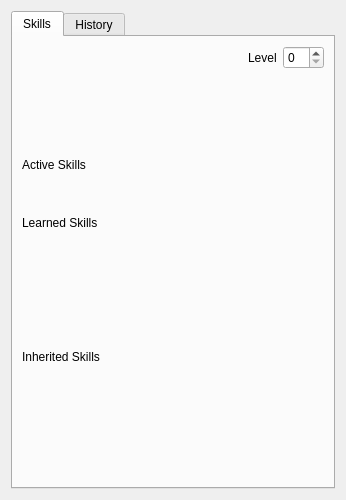
<?xml version="1.0" encoding="UTF-8"?>
<ui version="4.0">
 <class>DevilProperties</class>
 <widget class="QWidget" name="DevilProperties">
  <property name="geometry">
   <rect>
    <x>0</x>
    <y>0</y>
    <width>346</width>
    <height>500</height>
   </rect>
  </property>
  <layout class="QVBoxLayout">
   <item>
    <widget class="QTabWidget" name="tabWidget">
     <property name="currentIndex">
      <number>0</number>
     </property>
     <widget class="QWidget" name="skillsTab">
      <attribute name="title">
       <string>Skills</string>
      </attribute>
      <layout class="QVBoxLayout">
       <item>
        <layout class="QHBoxLayout">
         <item>
          <layout class="QVBoxLayout">
           <item>
            <widget class="QLabel" name="icon">
             <property name="sizePolicy">
              <sizepolicy hsizetype="Fixed" vsizetype="Fixed">
               <horstretch>0</horstretch>
               <verstretch>0</verstretch>
              </sizepolicy>
             </property>
             <property name="minimumSize">
              <size>
               <width>32</width>
               <height>32</height>
              </size>
             </property>
            </widget>
           </item>
           <item>
            <spacer>
             <property name="orientation">
              <enum>Qt::Vertical</enum>
             </property>
             <property name="sizeType">
              <enum>QSizePolicy::MinimumExpanding</enum>
             </property>
             <property name="sizeHint" stdset="0">
              <size>
               <width>20</width>
               <height>40</height>
              </size>
             </property>
            </spacer>
           </item>
          </layout>
         </item>
         <item>
          <layout class="QGridLayout">
           <item row="0" column="0">
            <widget class="QLabel" name="name">
             <property name="sizePolicy">
              <sizepolicy hsizetype="Expanding" vsizetype="Preferred">
               <horstretch>0</horstretch>
               <verstretch>0</verstretch>
              </sizepolicy>
             </property>
            </widget>
           </item>
           <item row="0" column="1">
            <layout class="QHBoxLayout">
             <item>
              <widget class="QLabel" name="levelLabel">
               <property name="text">
                <string>Level</string>
               </property>
              </widget>
             </item>
             <item>
              <widget class="QSpinBox" name="level"/>
             </item>
            </layout>
           </item>
           <item row="1" column="0">
            <widget class="QLabel" name="genus"/>
           </item>
           <item row="1" column="1">
            <widget class="QLabel" name="lnc">
             <property name="alignment">
              <set>Qt::AlignRight|Qt::AlignTrailing|Qt::AlignVCenter</set>
             </property>
            </widget>
           </item>
          </layout>
         </item>
        </layout>
       </item>
       <item>
        <widget class="QLabel" name="activeLabel">
         <property name="text">
          <string>Active Skills</string>
         </property>
        </widget>
       </item>
       <item>
        <layout class="QHBoxLayout">
         <item>
          <widget class="QLabel" name="active1">
           <property name="sizePolicy">
            <sizepolicy hsizetype="Fixed" vsizetype="Fixed">
             <horstretch>0</horstretch>
             <verstretch>0</verstretch>
            </sizepolicy>
           </property>
           <property name="minimumSize">
            <size>
             <width>32</width>
             <height>32</height>
            </size>
           </property>
          </widget>
         </item>
         <item>
          <widget class="QLabel" name="active2">
           <property name="sizePolicy">
            <sizepolicy hsizetype="Fixed" vsizetype="Fixed">
             <horstretch>0</horstretch>
             <verstretch>0</verstretch>
            </sizepolicy>
           </property>
           <property name="minimumSize">
            <size>
             <width>32</width>
             <height>32</height>
            </size>
           </property>
          </widget>
         </item>
         <item>
          <widget class="QLabel" name="active3">
           <property name="sizePolicy">
            <sizepolicy hsizetype="Fixed" vsizetype="Fixed">
             <horstretch>0</horstretch>
             <verstretch>0</verstretch>
            </sizepolicy>
           </property>
           <property name="minimumSize">
            <size>
             <width>32</width>
             <height>32</height>
            </size>
           </property>
          </widget>
         </item>
         <item>
          <widget class="QLabel" name="active4">
           <property name="sizePolicy">
            <sizepolicy hsizetype="Fixed" vsizetype="Fixed">
             <horstretch>0</horstretch>
             <verstretch>0</verstretch>
            </sizepolicy>
           </property>
           <property name="minimumSize">
            <size>
             <width>32</width>
             <height>32</height>
            </size>
           </property>
          </widget>
         </item>
         <item>
          <widget class="QLabel" name="active5">
           <property name="sizePolicy">
            <sizepolicy hsizetype="Fixed" vsizetype="Fixed">
             <horstretch>0</horstretch>
             <verstretch>0</verstretch>
            </sizepolicy>
           </property>
           <property name="minimumSize">
            <size>
             <width>32</width>
             <height>32</height>
            </size>
           </property>
          </widget>
         </item>
         <item>
          <widget class="QLabel" name="active6">
           <property name="sizePolicy">
            <sizepolicy hsizetype="Fixed" vsizetype="Fixed">
             <horstretch>0</horstretch>
             <verstretch>0</verstretch>
            </sizepolicy>
           </property>
           <property name="minimumSize">
            <size>
             <width>32</width>
             <height>32</height>
            </size>
           </property>
          </widget>
         </item>
         <item>
          <widget class="QLabel" name="active7">
           <property name="sizePolicy">
            <sizepolicy hsizetype="Fixed" vsizetype="Fixed">
             <horstretch>0</horstretch>
             <verstretch>0</verstretch>
            </sizepolicy>
           </property>
           <property name="minimumSize">
            <size>
             <width>32</width>
             <height>32</height>
            </size>
           </property>
          </widget>
         </item>
         <item>
          <widget class="QLabel" name="active8">
           <property name="sizePolicy">
            <sizepolicy hsizetype="Fixed" vsizetype="Fixed">
             <horstretch>0</horstretch>
             <verstretch>0</verstretch>
            </sizepolicy>
           </property>
           <property name="minimumSize">
            <size>
             <width>32</width>
             <height>32</height>
            </size>
           </property>
          </widget>
         </item>
         <item>
          <spacer>
           <property name="orientation">
            <enum>Qt::Horizontal</enum>
           </property>
           <property name="sizeHint" stdset="0">
            <size>
             <width>40</width>
             <height>20</height>
            </size>
           </property>
          </spacer>
         </item>
        </layout>
       </item>
       <item>
        <widget class="QLabel" name="learnedLabel">
         <property name="text">
          <string>Learned Skills</string>
         </property>
        </widget>
       </item>
       <item>
        <layout class="QGridLayout">
         <item row="0" column="0">
          <widget class="QLabel" name="learned1">
           <property name="sizePolicy">
            <sizepolicy hsizetype="Fixed" vsizetype="Fixed">
             <horstretch>0</horstretch>
             <verstretch>0</verstretch>
            </sizepolicy>
           </property>
           <property name="minimumSize">
            <size>
             <width>32</width>
             <height>32</height>
            </size>
           </property>
          </widget>
         </item>
         <item row="0" column="1">
          <widget class="QLabel" name="learned2">
           <property name="sizePolicy">
            <sizepolicy hsizetype="Fixed" vsizetype="Fixed">
             <horstretch>0</horstretch>
             <verstretch>0</verstretch>
            </sizepolicy>
           </property>
           <property name="minimumSize">
            <size>
             <width>32</width>
             <height>32</height>
            </size>
           </property>
          </widget>
         </item>
         <item row="0" column="2">
          <widget class="QLabel" name="learned3">
           <property name="sizePolicy">
            <sizepolicy hsizetype="Fixed" vsizetype="Fixed">
             <horstretch>0</horstretch>
             <verstretch>0</verstretch>
            </sizepolicy>
           </property>
           <property name="minimumSize">
            <size>
             <width>32</width>
             <height>32</height>
            </size>
           </property>
          </widget>
         </item>
         <item row="0" column="3">
          <widget class="QLabel" name="learned4">
           <property name="sizePolicy">
            <sizepolicy hsizetype="Fixed" vsizetype="Fixed">
             <horstretch>0</horstretch>
             <verstretch>0</verstretch>
            </sizepolicy>
           </property>
           <property name="minimumSize">
            <size>
             <width>32</width>
             <height>32</height>
            </size>
           </property>
          </widget>
         </item>
         <item row="0" column="4">
          <widget class="QLabel" name="learned5">
           <property name="sizePolicy">
            <sizepolicy hsizetype="Fixed" vsizetype="Fixed">
             <horstretch>0</horstretch>
             <verstretch>0</verstretch>
            </sizepolicy>
           </property>
           <property name="minimumSize">
            <size>
             <width>32</width>
             <height>32</height>
            </size>
           </property>
          </widget>
         </item>
         <item row="0" column="5">
          <widget class="QLabel" name="learned6">
           <property name="sizePolicy">
            <sizepolicy hsizetype="Fixed" vsizetype="Fixed">
             <horstretch>0</horstretch>
             <verstretch>0</verstretch>
            </sizepolicy>
           </property>
           <property name="minimumSize">
            <size>
             <width>32</width>
             <height>32</height>
            </size>
           </property>
          </widget>
         </item>
         <item row="0" column="6">
          <widget class="QLabel" name="learned7">
           <property name="sizePolicy">
            <sizepolicy hsizetype="Fixed" vsizetype="Fixed">
             <horstretch>0</horstretch>
             <verstretch>0</verstretch>
            </sizepolicy>
           </property>
           <property name="minimumSize">
            <size>
             <width>32</width>
             <height>32</height>
            </size>
           </property>
          </widget>
         </item>
         <item row="0" column="7">
          <widget class="QLabel" name="learned8">
           <property name="sizePolicy">
            <sizepolicy hsizetype="Fixed" vsizetype="Fixed">
             <horstretch>0</horstretch>
             <verstretch>0</verstretch>
            </sizepolicy>
           </property>
           <property name="minimumSize">
            <size>
             <width>32</width>
             <height>32</height>
            </size>
           </property>
          </widget>
         </item>
         <item row="1" column="0">
          <widget class="QLabel" name="learned9">
           <property name="sizePolicy">
            <sizepolicy hsizetype="Fixed" vsizetype="Fixed">
             <horstretch>0</horstretch>
             <verstretch>0</verstretch>
            </sizepolicy>
           </property>
           <property name="minimumSize">
            <size>
             <width>32</width>
             <height>32</height>
            </size>
           </property>
          </widget>
         </item>
         <item row="1" column="1">
          <widget class="QLabel" name="learned10">
           <property name="sizePolicy">
            <sizepolicy hsizetype="Fixed" vsizetype="Fixed">
             <horstretch>0</horstretch>
             <verstretch>0</verstretch>
            </sizepolicy>
           </property>
           <property name="minimumSize">
            <size>
             <width>32</width>
             <height>32</height>
            </size>
           </property>
          </widget>
         </item>
         <item row="1" column="2">
          <widget class="QLabel" name="learned11">
           <property name="sizePolicy">
            <sizepolicy hsizetype="Fixed" vsizetype="Fixed">
             <horstretch>0</horstretch>
             <verstretch>0</verstretch>
            </sizepolicy>
           </property>
           <property name="minimumSize">
            <size>
             <width>32</width>
             <height>32</height>
            </size>
           </property>
          </widget>
         </item>
         <item row="1" column="3">
          <widget class="QLabel" name="learned12">
           <property name="sizePolicy">
            <sizepolicy hsizetype="Fixed" vsizetype="Fixed">
             <horstretch>0</horstretch>
             <verstretch>0</verstretch>
            </sizepolicy>
           </property>
           <property name="minimumSize">
            <size>
             <width>32</width>
             <height>32</height>
            </size>
           </property>
          </widget>
         </item>
         <item row="1" column="4">
          <widget class="QLabel" name="learned13">
           <property name="sizePolicy">
            <sizepolicy hsizetype="Fixed" vsizetype="Fixed">
             <horstretch>0</horstretch>
             <verstretch>0</verstretch>
            </sizepolicy>
           </property>
           <property name="minimumSize">
            <size>
             <width>32</width>
             <height>32</height>
            </size>
           </property>
          </widget>
         </item>
         <item row="1" column="5">
          <widget class="QLabel" name="learned14">
           <property name="sizePolicy">
            <sizepolicy hsizetype="Fixed" vsizetype="Fixed">
             <horstretch>0</horstretch>
             <verstretch>0</verstretch>
            </sizepolicy>
           </property>
           <property name="minimumSize">
            <size>
             <width>32</width>
             <height>32</height>
            </size>
           </property>
          </widget>
         </item>
         <item row="1" column="6">
          <widget class="QLabel" name="learned15">
           <property name="sizePolicy">
            <sizepolicy hsizetype="Fixed" vsizetype="Fixed">
             <horstretch>0</horstretch>
             <verstretch>0</verstretch>
            </sizepolicy>
           </property>
           <property name="minimumSize">
            <size>
             <width>32</width>
             <height>32</height>
            </size>
           </property>
          </widget>
         </item>
         <item row="1" column="7">
          <widget class="QLabel" name="learned16">
           <property name="sizePolicy">
            <sizepolicy hsizetype="Fixed" vsizetype="Fixed">
             <horstretch>0</horstretch>
             <verstretch>0</verstretch>
            </sizepolicy>
           </property>
           <property name="minimumSize">
            <size>
             <width>32</width>
             <height>32</height>
            </size>
           </property>
          </widget>
         </item>
         <item row="2" column="0">
          <widget class="QLabel" name="learned17">
           <property name="sizePolicy">
            <sizepolicy hsizetype="Fixed" vsizetype="Fixed">
             <horstretch>0</horstretch>
             <verstretch>0</verstretch>
            </sizepolicy>
           </property>
           <property name="minimumSize">
            <size>
             <width>32</width>
             <height>32</height>
            </size>
           </property>
          </widget>
         </item>
         <item row="2" column="1">
          <widget class="QLabel" name="learned18">
           <property name="sizePolicy">
            <sizepolicy hsizetype="Fixed" vsizetype="Fixed">
             <horstretch>0</horstretch>
             <verstretch>0</verstretch>
            </sizepolicy>
           </property>
           <property name="minimumSize">
            <size>
             <width>32</width>
             <height>32</height>
            </size>
           </property>
          </widget>
         </item>
         <item row="2" column="2">
          <widget class="QLabel" name="learned19">
           <property name="sizePolicy">
            <sizepolicy hsizetype="Fixed" vsizetype="Fixed">
             <horstretch>0</horstretch>
             <verstretch>0</verstretch>
            </sizepolicy>
           </property>
           <property name="minimumSize">
            <size>
             <width>32</width>
             <height>32</height>
            </size>
           </property>
          </widget>
         </item>
         <item row="2" column="3">
          <widget class="QLabel" name="learned20">
           <property name="sizePolicy">
            <sizepolicy hsizetype="Fixed" vsizetype="Fixed">
             <horstretch>0</horstretch>
             <verstretch>0</verstretch>
            </sizepolicy>
           </property>
           <property name="minimumSize">
            <size>
             <width>32</width>
             <height>32</height>
            </size>
           </property>
          </widget>
         </item>
         <item row="2" column="4">
          <widget class="QLabel" name="learned21">
           <property name="sizePolicy">
            <sizepolicy hsizetype="Fixed" vsizetype="Fixed">
             <horstretch>0</horstretch>
             <verstretch>0</verstretch>
            </sizepolicy>
           </property>
           <property name="minimumSize">
            <size>
             <width>32</width>
             <height>32</height>
            </size>
           </property>
          </widget>
         </item>
         <item row="2" column="5">
          <widget class="QLabel" name="learned22">
           <property name="sizePolicy">
            <sizepolicy hsizetype="Fixed" vsizetype="Fixed">
             <horstretch>0</horstretch>
             <verstretch>0</verstretch>
            </sizepolicy>
           </property>
           <property name="minimumSize">
            <size>
             <width>32</width>
             <height>32</height>
            </size>
           </property>
          </widget>
         </item>
         <item row="2" column="6">
          <widget class="QLabel" name="learned23">
           <property name="sizePolicy">
            <sizepolicy hsizetype="Fixed" vsizetype="Fixed">
             <horstretch>0</horstretch>
             <verstretch>0</verstretch>
            </sizepolicy>
           </property>
           <property name="minimumSize">
            <size>
             <width>32</width>
             <height>32</height>
            </size>
           </property>
          </widget>
         </item>
         <item row="2" column="7">
          <widget class="QLabel" name="learned24">
           <property name="sizePolicy">
            <sizepolicy hsizetype="Fixed" vsizetype="Fixed">
             <horstretch>0</horstretch>
             <verstretch>0</verstretch>
            </sizepolicy>
           </property>
           <property name="minimumSize">
            <size>
             <width>32</width>
             <height>32</height>
            </size>
           </property>
          </widget>
         </item>
         <item row="0" column="8">
          <spacer>
           <property name="orientation">
            <enum>Qt::Horizontal</enum>
           </property>
           <property name="sizeHint" stdset="0">
            <size>
             <width>40</width>
             <height>20</height>
            </size>
           </property>
          </spacer>
         </item>
        </layout>
       </item>
       <item>
        <widget class="QLabel" name="inheritedLabel">
         <property name="text">
          <string>Inherited Skills</string>
         </property>
        </widget>
       </item>
       <item>
        <layout class="QGridLayout">
         <item row="0" column="0">
          <widget class="QLabel" name="inherited1">
           <property name="sizePolicy">
            <sizepolicy hsizetype="Fixed" vsizetype="Fixed">
             <horstretch>0</horstretch>
             <verstretch>0</verstretch>
            </sizepolicy>
           </property>
           <property name="minimumSize">
            <size>
             <width>32</width>
             <height>32</height>
            </size>
           </property>
          </widget>
         </item>
         <item row="0" column="1">
          <widget class="QLabel" name="inherited2">
           <property name="sizePolicy">
            <sizepolicy hsizetype="Fixed" vsizetype="Fixed">
             <horstretch>0</horstretch>
             <verstretch>0</verstretch>
            </sizepolicy>
           </property>
           <property name="minimumSize">
            <size>
             <width>32</width>
             <height>32</height>
            </size>
           </property>
          </widget>
         </item>
         <item row="0" column="2">
          <widget class="QLabel" name="inherited3">
           <property name="sizePolicy">
            <sizepolicy hsizetype="Fixed" vsizetype="Fixed">
             <horstretch>0</horstretch>
             <verstretch>0</verstretch>
            </sizepolicy>
           </property>
           <property name="minimumSize">
            <size>
             <width>32</width>
             <height>32</height>
            </size>
           </property>
          </widget>
         </item>
         <item row="0" column="3">
          <widget class="QLabel" name="inherited4">
           <property name="sizePolicy">
            <sizepolicy hsizetype="Fixed" vsizetype="Fixed">
             <horstretch>0</horstretch>
             <verstretch>0</verstretch>
            </sizepolicy>
           </property>
           <property name="minimumSize">
            <size>
             <width>32</width>
             <height>32</height>
            </size>
           </property>
          </widget>
         </item>
         <item row="0" column="4">
          <widget class="QLabel" name="inherited5">
           <property name="sizePolicy">
            <sizepolicy hsizetype="Fixed" vsizetype="Fixed">
             <horstretch>0</horstretch>
             <verstretch>0</verstretch>
            </sizepolicy>
           </property>
           <property name="minimumSize">
            <size>
             <width>32</width>
             <height>32</height>
            </size>
           </property>
          </widget>
         </item>
         <item row="0" column="5">
          <widget class="QLabel" name="inherited6">
           <property name="sizePolicy">
            <sizepolicy hsizetype="Fixed" vsizetype="Fixed">
             <horstretch>0</horstretch>
             <verstretch>0</verstretch>
            </sizepolicy>
           </property>
           <property name="minimumSize">
            <size>
             <width>32</width>
             <height>32</height>
            </size>
           </property>
          </widget>
         </item>
         <item row="0" column="6">
          <widget class="QLabel" name="inherited7">
           <property name="sizePolicy">
            <sizepolicy hsizetype="Fixed" vsizetype="Fixed">
             <horstretch>0</horstretch>
             <verstretch>0</verstretch>
            </sizepolicy>
           </property>
           <property name="minimumSize">
            <size>
             <width>32</width>
             <height>32</height>
            </size>
           </property>
          </widget>
         </item>
         <item row="0" column="7">
          <widget class="QLabel" name="inherited8">
           <property name="sizePolicy">
            <sizepolicy hsizetype="Fixed" vsizetype="Fixed">
             <horstretch>0</horstretch>
             <verstretch>0</verstretch>
            </sizepolicy>
           </property>
           <property name="minimumSize">
            <size>
             <width>32</width>
             <height>32</height>
            </size>
           </property>
          </widget>
         </item>
         <item row="1" column="0">
          <widget class="QLabel" name="inherited9">
           <property name="sizePolicy">
            <sizepolicy hsizetype="Fixed" vsizetype="Fixed">
             <horstretch>0</horstretch>
             <verstretch>0</verstretch>
            </sizepolicy>
           </property>
           <property name="minimumSize">
            <size>
             <width>32</width>
             <height>32</height>
            </size>
           </property>
          </widget>
         </item>
         <item row="1" column="1">
          <widget class="QLabel" name="inherited10">
           <property name="sizePolicy">
            <sizepolicy hsizetype="Fixed" vsizetype="Fixed">
             <horstretch>0</horstretch>
             <verstretch>0</verstretch>
            </sizepolicy>
           </property>
           <property name="minimumSize">
            <size>
             <width>32</width>
             <height>32</height>
            </size>
           </property>
          </widget>
         </item>
         <item row="1" column="2">
          <widget class="QLabel" name="inherited11">
           <property name="sizePolicy">
            <sizepolicy hsizetype="Fixed" vsizetype="Fixed">
             <horstretch>0</horstretch>
             <verstretch>0</verstretch>
            </sizepolicy>
           </property>
           <property name="minimumSize">
            <size>
             <width>32</width>
             <height>32</height>
            </size>
           </property>
          </widget>
         </item>
         <item row="1" column="3">
          <widget class="QLabel" name="inherited12">
           <property name="sizePolicy">
            <sizepolicy hsizetype="Fixed" vsizetype="Fixed">
             <horstretch>0</horstretch>
             <verstretch>0</verstretch>
            </sizepolicy>
           </property>
           <property name="minimumSize">
            <size>
             <width>32</width>
             <height>32</height>
            </size>
           </property>
          </widget>
         </item>
         <item row="1" column="4">
          <widget class="QLabel" name="inherited13">
           <property name="sizePolicy">
            <sizepolicy hsizetype="Fixed" vsizetype="Fixed">
             <horstretch>0</horstretch>
             <verstretch>0</verstretch>
            </sizepolicy>
           </property>
           <property name="minimumSize">
            <size>
             <width>32</width>
             <height>32</height>
            </size>
           </property>
          </widget>
         </item>
         <item row="1" column="5">
          <widget class="QLabel" name="inherited14">
           <property name="sizePolicy">
            <sizepolicy hsizetype="Fixed" vsizetype="Fixed">
             <horstretch>0</horstretch>
             <verstretch>0</verstretch>
            </sizepolicy>
           </property>
           <property name="minimumSize">
            <size>
             <width>32</width>
             <height>32</height>
            </size>
           </property>
          </widget>
         </item>
         <item row="1" column="6">
          <widget class="QLabel" name="inherited15">
           <property name="sizePolicy">
            <sizepolicy hsizetype="Fixed" vsizetype="Fixed">
             <horstretch>0</horstretch>
             <verstretch>0</verstretch>
            </sizepolicy>
           </property>
           <property name="minimumSize">
            <size>
             <width>32</width>
             <height>32</height>
            </size>
           </property>
          </widget>
         </item>
         <item row="1" column="7">
          <widget class="QLabel" name="inherited16">
           <property name="sizePolicy">
            <sizepolicy hsizetype="Fixed" vsizetype="Fixed">
             <horstretch>0</horstretch>
             <verstretch>0</verstretch>
            </sizepolicy>
           </property>
           <property name="minimumSize">
            <size>
             <width>32</width>
             <height>32</height>
            </size>
           </property>
          </widget>
         </item>
         <item row="2" column="0">
          <widget class="QLabel" name="inherited17">
           <property name="sizePolicy">
            <sizepolicy hsizetype="Fixed" vsizetype="Fixed">
             <horstretch>0</horstretch>
             <verstretch>0</verstretch>
            </sizepolicy>
           </property>
           <property name="minimumSize">
            <size>
             <width>32</width>
             <height>32</height>
            </size>
           </property>
          </widget>
         </item>
         <item row="2" column="1">
          <widget class="QLabel" name="inherited18">
           <property name="sizePolicy">
            <sizepolicy hsizetype="Fixed" vsizetype="Fixed">
             <horstretch>0</horstretch>
             <verstretch>0</verstretch>
            </sizepolicy>
           </property>
           <property name="minimumSize">
            <size>
             <width>32</width>
             <height>32</height>
            </size>
           </property>
          </widget>
         </item>
         <item row="2" column="2">
          <widget class="QLabel" name="inherited19">
           <property name="sizePolicy">
            <sizepolicy hsizetype="Fixed" vsizetype="Fixed">
             <horstretch>0</horstretch>
             <verstretch>0</verstretch>
            </sizepolicy>
           </property>
           <property name="minimumSize">
            <size>
             <width>32</width>
             <height>32</height>
            </size>
           </property>
          </widget>
         </item>
         <item row="2" column="3">
          <widget class="QLabel" name="inherited20">
           <property name="sizePolicy">
            <sizepolicy hsizetype="Fixed" vsizetype="Fixed">
             <horstretch>0</horstretch>
             <verstretch>0</verstretch>
            </sizepolicy>
           </property>
           <property name="minimumSize">
            <size>
             <width>32</width>
             <height>32</height>
            </size>
           </property>
          </widget>
         </item>
         <item row="2" column="4">
          <widget class="QLabel" name="inherited21">
           <property name="sizePolicy">
            <sizepolicy hsizetype="Fixed" vsizetype="Fixed">
             <horstretch>0</horstretch>
             <verstretch>0</verstretch>
            </sizepolicy>
           </property>
           <property name="minimumSize">
            <size>
             <width>32</width>
             <height>32</height>
            </size>
           </property>
          </widget>
         </item>
         <item row="2" column="5">
          <widget class="QLabel" name="inherited22">
           <property name="sizePolicy">
            <sizepolicy hsizetype="Fixed" vsizetype="Fixed">
             <horstretch>0</horstretch>
             <verstretch>0</verstretch>
            </sizepolicy>
           </property>
           <property name="minimumSize">
            <size>
             <width>32</width>
             <height>32</height>
            </size>
           </property>
          </widget>
         </item>
         <item row="2" column="6">
          <widget class="QLabel" name="inherited23">
           <property name="sizePolicy">
            <sizepolicy hsizetype="Fixed" vsizetype="Fixed">
             <horstretch>0</horstretch>
             <verstretch>0</verstretch>
            </sizepolicy>
           </property>
           <property name="minimumSize">
            <size>
             <width>32</width>
             <height>32</height>
            </size>
           </property>
          </widget>
         </item>
         <item row="2" column="7">
          <widget class="QLabel" name="inherited24">
           <property name="sizePolicy">
            <sizepolicy hsizetype="Fixed" vsizetype="Fixed">
             <horstretch>0</horstretch>
             <verstretch>0</verstretch>
            </sizepolicy>
           </property>
           <property name="minimumSize">
            <size>
             <width>32</width>
             <height>32</height>
            </size>
           </property>
          </widget>
         </item>
         <item row="0" column="8">
          <spacer>
           <property name="orientation">
            <enum>Qt::Horizontal</enum>
           </property>
           <property name="sizeHint" stdset="0">
            <size>
             <width>40</width>
             <height>20</height>
            </size>
           </property>
          </spacer>
         </item>
        </layout>
       </item>
      </layout>
     </widget>
     <widget class="QWidget" name="historyTab">
      <attribute name="title">
       <string>History</string>
      </attribute>
      <layout class="QVBoxLayout">
       <item>
        <widget class="QTreeWidget" name="historyTree">
         <attribute name="headerVisible">
          <bool>false</bool>
         </attribute>
         <column>
          <property name="text">
           <string notr="true">1</string>
          </property>
         </column>
        </widget>
       </item>
       <item>
        <layout class="QHBoxLayout">
         <item>
          <widget class="QPushButton" name="extractButton">
           <property name="text">
            <string>Extract</string>
           </property>
          </widget>
         </item>
         <item>
          <spacer>
           <property name="orientation">
            <enum>Qt::Horizontal</enum>
           </property>
           <property name="sizeHint" stdset="0">
            <size>
             <width>40</width>
             <height>20</height>
            </size>
           </property>
          </spacer>
         </item>
        </layout>
       </item>
       <item>
        <layout class="QHBoxLayout">
         <item>
          <widget class="QPushButton" name="addChildren">
           <property name="text">
            <string>Add Parents</string>
           </property>
          </widget>
         </item>
         <item>
          <widget class="QPushButton" name="dismissChildren">
           <property name="text">
            <string>Dismiss Parents</string>
           </property>
          </widget>
         </item>
        </layout>
       </item>
      </layout>
     </widget>
    </widget>
   </item>
  </layout>
 </widget>
 <resources/>
 <connections/>
</ui>
